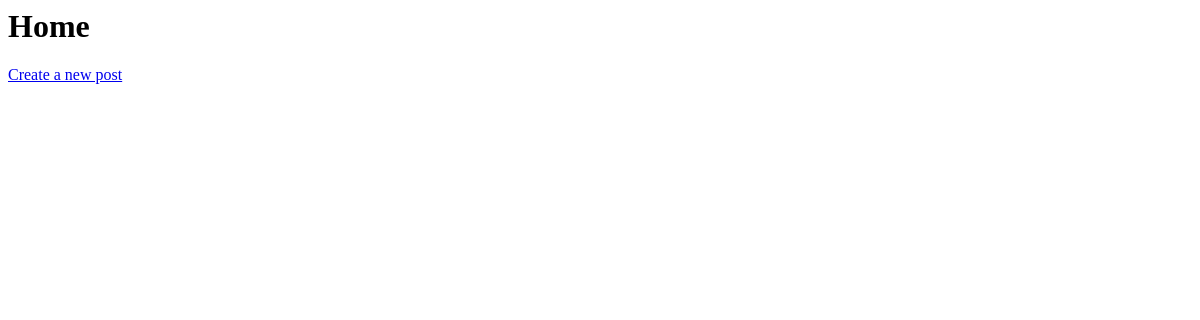
/, run on an earlier commit of the app's database.
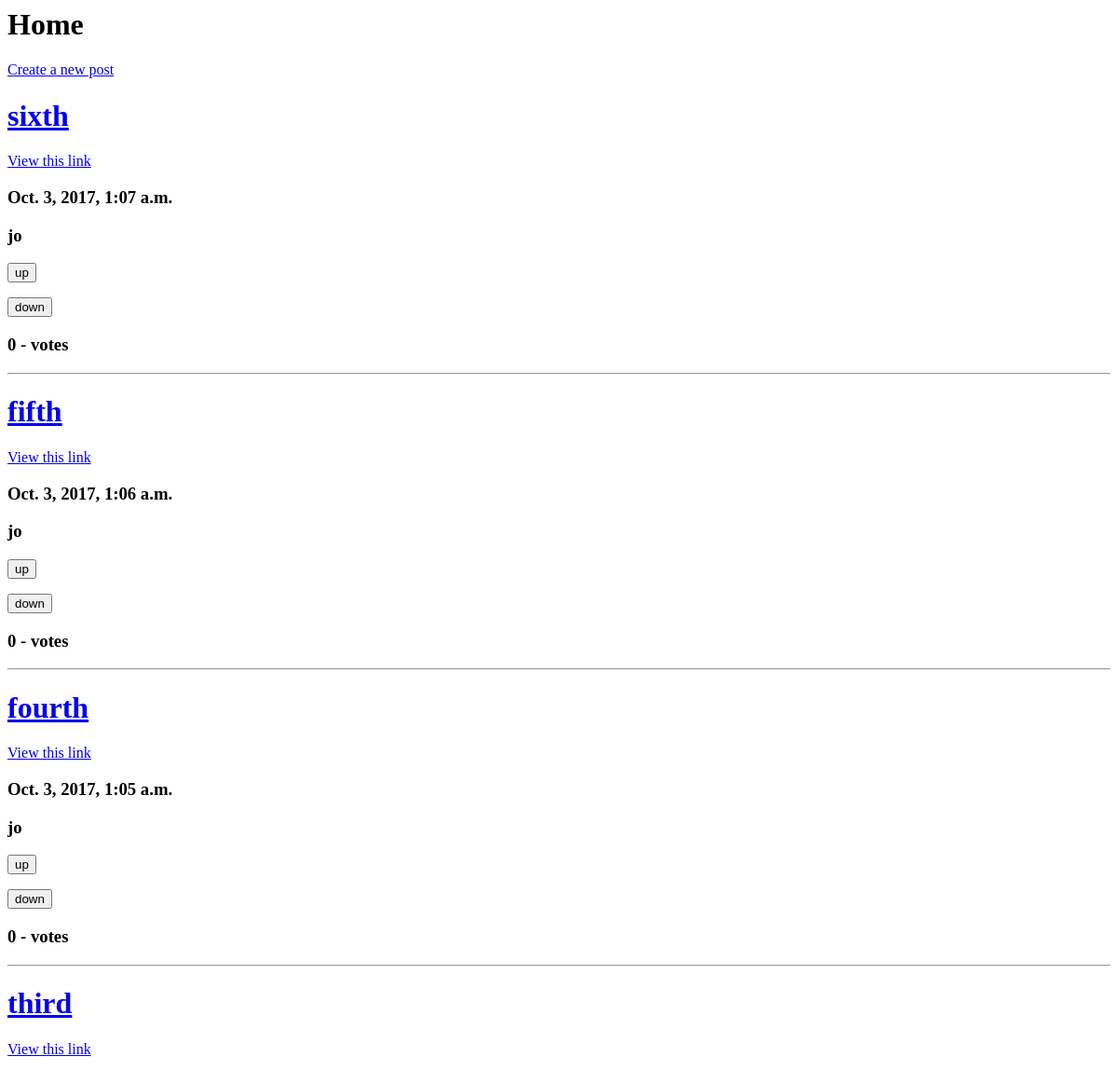
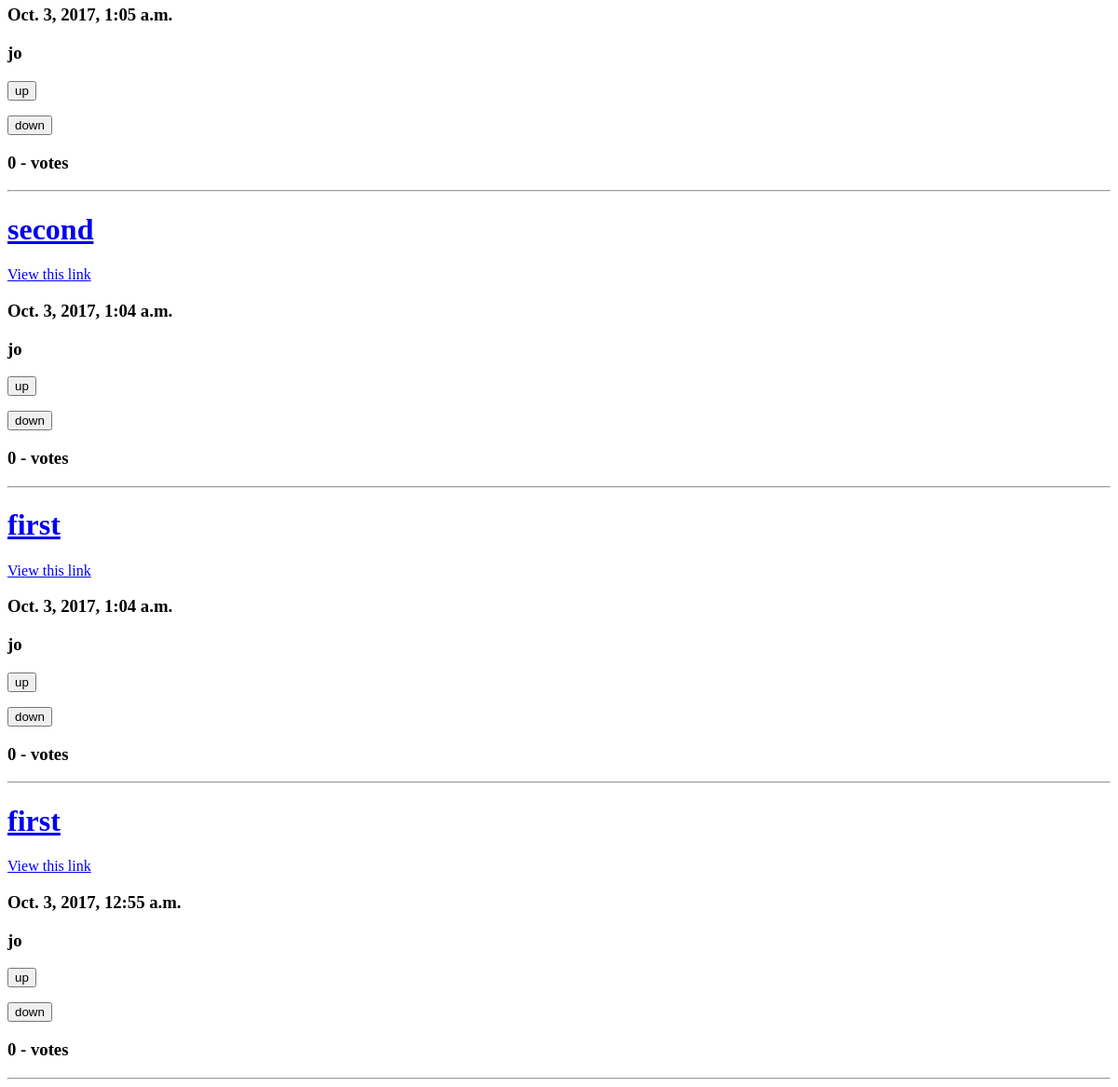
And on a later commit of the database (2 pictures, top to bottom).
### posts/models.py (models this page shows, shortened)
class Post(models.Model):
    title = models.CharField(max_length=255)
    url = models.TextField(max_length=255)
    pub_date = models.DateTimeField()
    votes_total = models.IntegerField(default=0)
    author = models.ForeignKey(User)

### posts/views.py (the view)
# urls.py: url(r'^$', views_post.index, name='home'),
def index(request):
    posts = models.Post.objects.order_by('-pub_date')
    return render(request, 'posts/index.html', {
        'posts': posts
    })

### posts/templates/posts/index.html (shortened to what this page needs)
<h1>Home</h1>
<a href="{% url 'posts:create' %}">Create a new post</a>
{% for post in posts.all %}
<h1><a href="/posts/show/{{ post.id }}">{{ post.title }}</a></h1>
<a href="{{ post.url }}">View this link</a>
<h3>{{ post.pub_date }}</h3>
<h3>{{ post.author.username }}</h3>
<form method="POST" action="{% url 'posts:upvote' post.id %}">
  <input type="submit" value="up" />
</form>
<form method="POST" action="{% url 'posts:downvote' post.id %}">
  <input type="submit" value="down" />
</form>
<h3>{{ post.votes_total }} - votes</h3>
<hr/>
{% endfor %}

What changed in the data, as far as the page shows it:
added Post: title "sixth", pub_date "Oct. 3, 2017, 1:07 a.m.", author.username "jo", votes_total "0"
added Post: title "fifth", pub_date "Oct. 3, 2017, 1:06 a.m.", author.username "jo", votes_total "0"
added Post: title "fourth", pub_date "Oct. 3, 2017, 1:05 a.m.", author.username "jo", votes_total "0"
added Post: title "third", pub_date "Oct. 3, 2017, 1:05 a.m.", author.username "jo", votes_total "0"
added Post: title "second", pub_date "Oct. 3, 2017, 1:04 a.m.", author.username "jo", votes_total "0"
added Post: title "first", pub_date "Oct. 3, 2017, 1:04 a.m.", author.username "jo", votes_total "0"
added Post: title "first", pub_date "Oct. 3, 2017, 12:55 a.m.", author.username "jo", votes_total "0"
